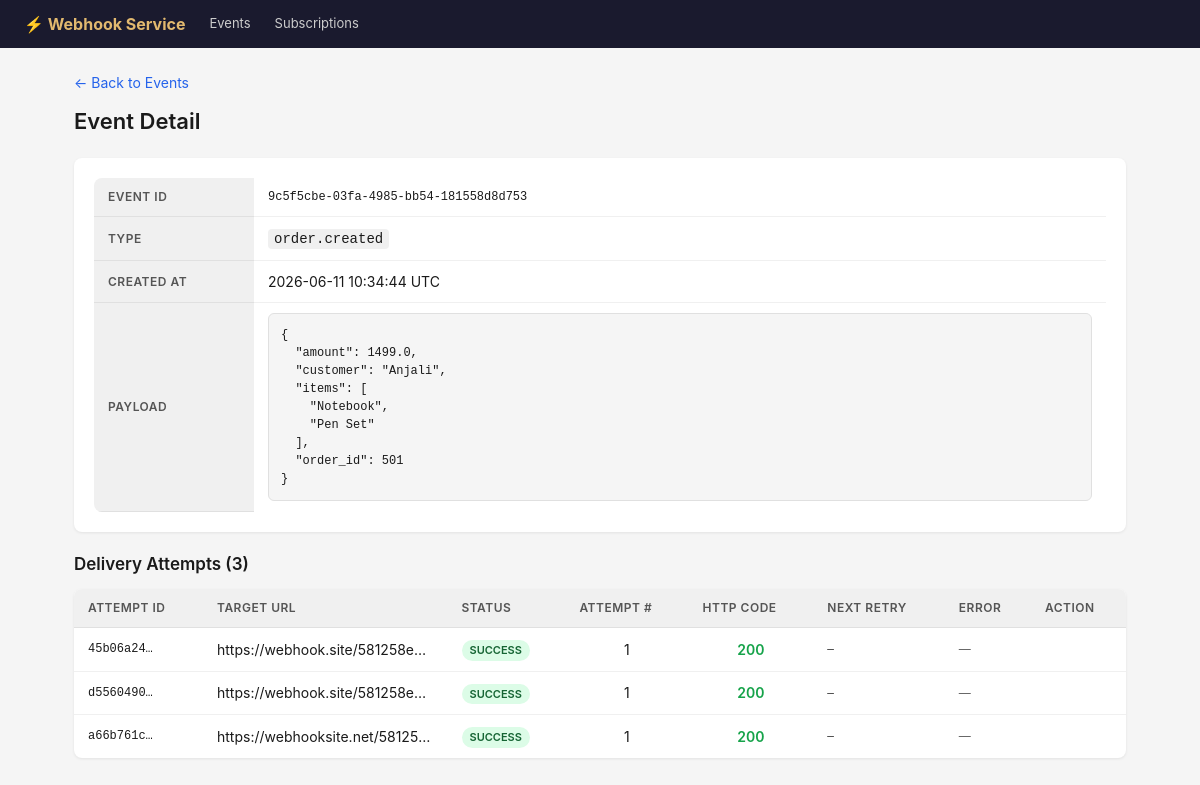
/dashboard/events/9c5f5cbe-03fa-4985-bb54-181558d8d753, run on the app's committed database.
### tables this page shows
CREATE TABLE events (
                id          TEXT PRIMARY KEY,
                event_type  TEXT NOT NULL,
                payload     TEXT NOT NULL,  -- stored as JSON string
                created_at  TEXT NOT NULL
            );

CREATE TABLE delivery_attempts (
                id              TEXT PRIMARY KEY,
                event_id        TEXT NOT NULL REFERENCES events(id),
                subscription_id TEXT NOT NULL REFERENCES subscriptions(id),
                status          TEXT NOT NULL DEFAULT 'pending',
                -- status values: pending | success | failed | retrying
                attempt_number  INTEGER NOT NULL DEFAULT 1,
                next_retry_at   TEXT,       -- ISO datetime, NULL if done
                response_code   INTEGER,    -- HTTP status from subscriber
                response_body   TEXT,       -- first 500 chars of subscriber response
                error_message   TEXT,       -- network/timeout error if any
                created_at      TEXT NOT NULL,
                updated_at      TEXT NOT NULL
            );

CREATE TABLE subscriptions (
                id          TEXT PRIMARY KEY,
                target_url  TEXT NOT NULL,
                event_filter TEXT NOT NULL DEFAULT '*',
                secret      TEXT,           -- nullable; used for HMAC signing
                created_at  TEXT NOT NULL,
                is_active   INTEGER NOT NULL DEFAULT 1
            );

### app/main.py (the view)
@app.get("/dashboard/events/{event_id}", response_class=HTMLResponse)
def event_detail(request: Request, event_id: str):
    event = db.get_event_with_attempts(event_id)
    if not event:
        raise HTTPException(status_code=404, detail="Event not found")
    return templates.TemplateResponse(
        "event_detail.html",
        {"request": request, "event": event},
    )

### app/templates/event_detail.html (shortened to what this page needs)
{% extends "base.html" %}
{% block content %}
<p style="margin-bottom: 12px;"><a href="/dashboard">← Back to Events</a></p>
<h1>Event Detail</h1>
<div class="card">
    <table style="box-shadow: none;">
        <tr>
            <th style="width: 160px;">Event ID</th>
            <td class="mono">{{ event.id }}</td>
        </tr>
        <tr>
            <th>Type</th>
            <td><code style="background:#f0f0f0; padding:2px 6px; border-radius:4px;">{{ event.event_type }}</code></td>
        </tr>
        <tr>
            <th>Created At</th>
            <td>{{ event.created_at[:19].replace("T", " ") }} UTC</td>
        </tr>
        <tr>
            <th>Payload</th>
            <td><pre>{{ event.payload | tojson(indent=2) }}</pre></td>
        </tr>
    </table>
</div>
<h2>Delivery Attempts ({{ event.attempts|length }})</h2>
{% if event.attempts %}
<table>
    <thead>
        <tr>
            <th>Attempt ID</th>
            <th>Target URL</th>
            <th>Status</th>
            <th>Attempt #</th>
            <th>HTTP Code</th>
            <th>Next Retry</th>
            <th>Error</th>
            <th>Action</th>
        </tr>
    </thead>
    <tbody>
        {% for attempt in event.attempts %}
        <tr>
            <td class="mono">{{ attempt.id[:8] }}…</td>
            <td style="max-width: 200px; overflow: hidden; text-overflow: ellipsis; white-space: nowrap;">
                <span title="{{ attempt.target_url }}">{{ attempt.target_url }}</span>
            </td>
            <td>
                <span class="badge
                    {% if attempt.status == 'success' %}badge-success
                    {% elif attempt.status == 'failed' %}badge-failed
                    {% elif attempt.status == 'retrying' %}badge-retrying
                    {% else %}badge-pending{% endif %}">
                    {{ attempt.status }}
                </span>
            </td>
            <td style="text-align: center;">{{ attempt.attempt_number }}</td>
            <td style="text-align: center;">
                {% if attempt.response_code %}
                    <span style="font-weight: 600; color:
                        {% if attempt.response_code < 300 %}#16a34a
                        {%elif attempt.response_code < 500 %}#92400e
                        {%else %}#991b1b{% endif %}">
                        {{ attempt.response_code }}
                    </span>
                {% else %}—{% endif %}
            </td>
            <td class="mono" style="font-size: 11px;">
                {% if attempt.next_retry_at %}
                    {{ attempt.next_retry_at[:19].replace("T", " ") }}
                {% else %}—{% endif %}
            </td>
            <td style="max-width: 180px; font-size: 12px; color: #666;">
                {{ attempt.error_message or "—" }}
            </td>
            <td>
            </td>
        </tr>
        {% endfor %}
    </tbody>
</table>
{% else %}
<div class="card">
    <p class="empty">No delivery attempts yet — the worker will pick this up shortly.</p>
</div>
{% endif %}
{% endblock %}

### app/templates/base.html (style rules this page uses)
* { box-sizing: border-box; margin: 0; padding: 0; }
body { font-family: -apple-system, BlinkMacSystemFont, "Segoe UI", Roboto, sans-serif; background: #f5f5f5; color: #1a1a1a; font-size: 14px; line-height: 1.5; }
h1 { font-size: 22px; font-weight: 600; margin-bottom: 20px; }
h2 { font-size: 17px; font-weight: 600; margin-bottom: 12px; }
table { width: 100%; border-collapse: collapse; background: white; border-radius: 8px; overflow: hidden; box-shadow: 0 1px 3px rgba(0,0,0,0.08); }
th { background: #f0f0f0; padding: 10px 14px; text-align: left; font-weight: 600; font-size: 12px; text-transform: uppercase; letter-spacing: 0.5px; color: #555; border-bottom: 1px solid #e0e0e0; }
td { padding: 10px 14px; border-bottom: 1px solid #f0f0f0; vertical-align: middle; }
tr:last-child td { border-bottom: none; }
a { color: #2563eb; text-decoration: none; }
.badge { display: inline-block; padding: 2px 8px; border-radius: 12px; font-size: 11px; font-weight: 600; text-transform: uppercase; }
.badge-success { background: #dcfce7; color: #166534; }
.card { background: white; border-radius: 8px; padding: 20px; box-shadow: 0 1px 3px rgba(0,0,0,0.08); margin-bottom: 20px; }
.mono { font-family: "SFMono-Regular", Consolas, monospace; font-size: 12px; }
pre { background: #f5f5f5; border: 1px solid #e0e0e0; border-radius: 6px; padding: 12px; overflow-x: auto; font-size: 12px; }

### data on the page
events: id "9c5f5cbe-03fa-4985-bb54-181558d8d753", event_type "order.created", created_at "2026-06-11 10:34:44"
delivery_attempts: id "45b06a24", target_url "https://webhook.site/581258e…", status "SUCCESS", attempt_number "1", response_code "200", error_message "—"
delivery_attempts: id "d5560490", target_url "https://webhook.site/581258e…", status "SUCCESS", attempt_number "1", response_code "200", error_message "—"
delivery_attempts: id "a66b761c", target_url "https://webhooksite.net/58125…", status "SUCCESS", attempt_number "1", response_code "200", error_message "—"

### other printed values
{{ event.payload | tojson(indent=2) }} "{ \"amount\": 1499.0, \"customer\": \"Anjali\", \"items\": [ \"Notebook\", \"Pen Set\" ], \"order_id\": 501 }"
{{ event.attempts|length }} "3"
